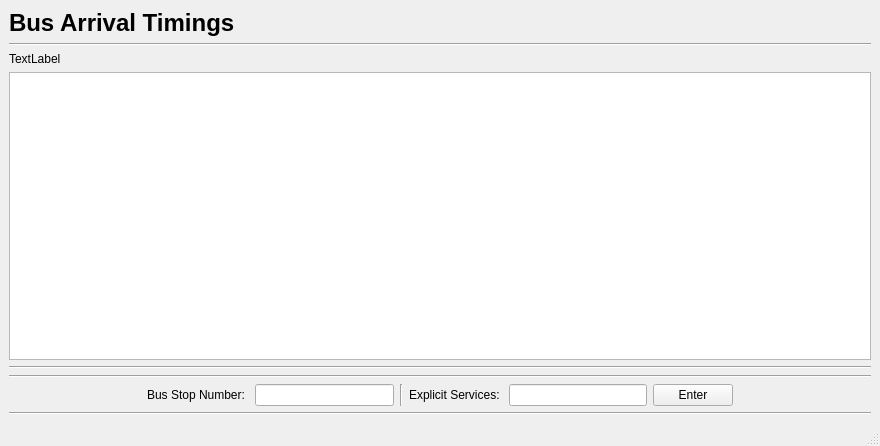
<?xml version="1.0" encoding="UTF-8"?>
<ui version="4.0">
 <class>TransportService</class>
 <widget class="QMainWindow" name="TransportService">
  <property name="geometry">
   <rect>
    <x>0</x>
    <y>0</y>
    <width>880</width>
    <height>446</height>
   </rect>
  </property>
  <property name="windowTitle">
   <string>TransportService</string>
  </property>
  <widget class="QWidget" name="centralwidget">
   <layout class="QGridLayout" name="gridLayout_3">
    <item row="0" column="0">
     <layout class="QVBoxLayout" name="verticalLayout">
      <item>
       <widget class="QLabel" name="label">
        <property name="font">
         <font>
          <family>Helvetica</family>
          <pointsize>18</pointsize>
          <bold>true</bold>
         </font>
        </property>
        <property name="text">
         <string>Bus Arrival Timings</string>
        </property>
       </widget>
      </item>
      <item>
       <widget class="Line" name="line_2">
        <property name="orientation">
         <enum>Qt::Horizontal</enum>
        </property>
       </widget>
      </item>
      <item>
       <widget class="QLabel" name="label_8">
        <property name="text">
         <string>TextLabel</string>
        </property>
       </widget>
      </item>
      <item>
       <widget class="QTableWidget" name="BusStopTable">
        <property name="font">
         <font>
          <pointsize>16</pointsize>
         </font>
        </property>
        <attribute name="horizontalHeaderVisible">
         <bool>false</bool>
        </attribute>
        <attribute name="verticalHeaderVisible">
         <bool>false</bool>
        </attribute>
       </widget>
      </item>
      <item>
       <widget class="Line" name="line_3">
        <property name="orientation">
         <enum>Qt::Horizontal</enum>
        </property>
       </widget>
      </item>
      <item>
       <widget class="Line" name="line_4">
        <property name="orientation">
         <enum>Qt::Horizontal</enum>
        </property>
       </widget>
      </item>
      <item>
       <layout class="QHBoxLayout" name="horizontalLayout">
        <item>
         <spacer name="horizontalSpacer">
          <property name="orientation">
           <enum>Qt::Horizontal</enum>
          </property>
          <property name="sizeHint" stdset="0">
           <size>
            <width>40</width>
            <height>20</height>
           </size>
          </property>
         </spacer>
        </item>
        <item>
         <widget class="QLabel" name="label_18">
          <property name="text">
           <string>Bus Stop Number: </string>
          </property>
         </widget>
        </item>
        <item>
         <widget class="QLineEdit" name="BusStopNumber"/>
        </item>
        <item>
         <widget class="Line" name="line_5">
          <property name="orientation">
           <enum>Qt::Vertical</enum>
          </property>
         </widget>
        </item>
        <item>
         <widget class="QLabel" name="label_2">
          <property name="text">
           <string>Explicit Services: </string>
          </property>
         </widget>
        </item>
        <item>
         <widget class="QLineEdit" name="ExplicitSvcList"/>
        </item>
        <item>
         <widget class="QPushButton" name="EnterButton">
          <property name="text">
           <string>Enter</string>
          </property>
         </widget>
        </item>
        <item>
         <spacer name="horizontalSpacer_2">
          <property name="orientation">
           <enum>Qt::Horizontal</enum>
          </property>
          <property name="sizeHint" stdset="0">
           <size>
            <width>40</width>
            <height>20</height>
           </size>
          </property>
         </spacer>
        </item>
       </layout>
      </item>
      <item>
       <widget class="Line" name="line">
        <property name="orientation">
         <enum>Qt::Horizontal</enum>
        </property>
       </widget>
      </item>
     </layout>
    </item>
   </layout>
  </widget>
  <widget class="QMenuBar" name="menubar">
   <property name="geometry">
    <rect>
     <x>0</x>
     <y>0</y>
     <width>880</width>
     <height>24</height>
    </rect>
   </property>
  </widget>
  <widget class="QStatusBar" name="statusbar"/>
 </widget>
 <resources/>
 <connections>
  <connection>
   <sender>EnterButton</sender>
   <signal>clicked()</signal>
   <receiver>TransportService</receiver>
   <slot>parseBusStopNumber()</slot>
   <hints>
    <hint type="sourcelabel">
     <x>723</x>
     <y>391</y>
    </hint>
    <hint type="destinationlabel">
     <x>711</x>
     <y>375</y>
    </hint>
   </hints>
  </connection>
  <connection>
   <sender>BusStopNumber</sender>
   <signal>returnPressed()</signal>
   <receiver>TransportService</receiver>
   <slot>parseBusStopNumber()</slot>
   <hints>
    <hint type="sourcelabel">
     <x>401</x>
     <y>384</y>
    </hint>
    <hint type="destinationlabel">
     <x>140</x>
     <y>361</y>
    </hint>
   </hints>
  </connection>
  <connection>
   <sender>ExplicitSvcList</sender>
   <signal>returnPressed()</signal>
   <receiver>TransportService</receiver>
   <slot>parseBusStopNumber()</slot>
   <hints>
    <hint type="sourcelabel">
     <x>541</x>
     <y>371</y>
    </hint>
    <hint type="destinationlabel">
     <x>802</x>
     <y>386</y>
    </hint>
   </hints>
  </connection>
 </connections>
 <slots>
  <slot>parseBusStopNumber()</slot>
 </slots>
</ui>
